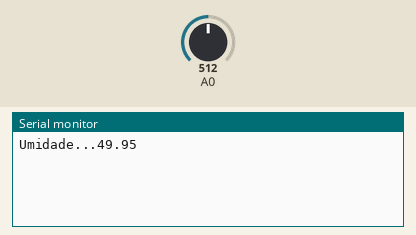
Simulated run of this sketch. Board: Arduino Uno, built with avr-gcc and run on an emulated ATmega328P. On the bench: the last lines printed to the serial monitor. The inputs (shaded band) are chosen by the test bench; at power-on: A0 = 512.

Above: at 1.8 s.
1.9 s: A0 set to 716
At 2.8 s:
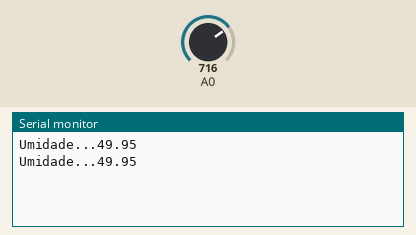
3.4 s: A0 set to 900
At 4.7 s:
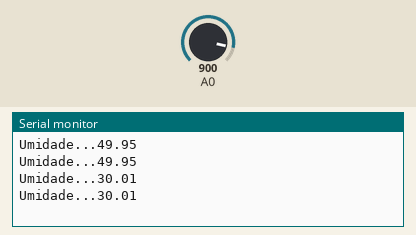
Timing chart, 0 to 6.4 s (numbered marks = the images above; inputs shaded):
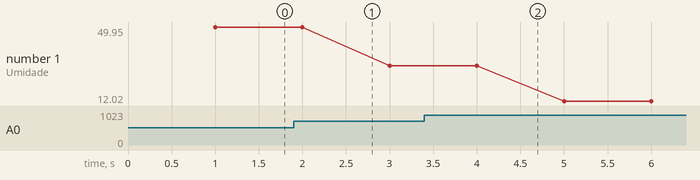

Measured:
- plotted number 1: 49.95 → 30.01 after the input at 1.9 s, 30.01 → 12.02 after the input at 3.4 s

The sketch:

8.3sketch_may22a.ino
```cpp
int valor;
float umidade;

void setup() {
  pinMode(A0, INPUT);
  Serial.begin(9600);

}

void loop() {
  valor = analogRead(A0);
  umidade = 100-valor*100.0/1023.0;
  delay(1000);
  Serial.print("Umidade...");
  Serial.println(umidade);
}
```
